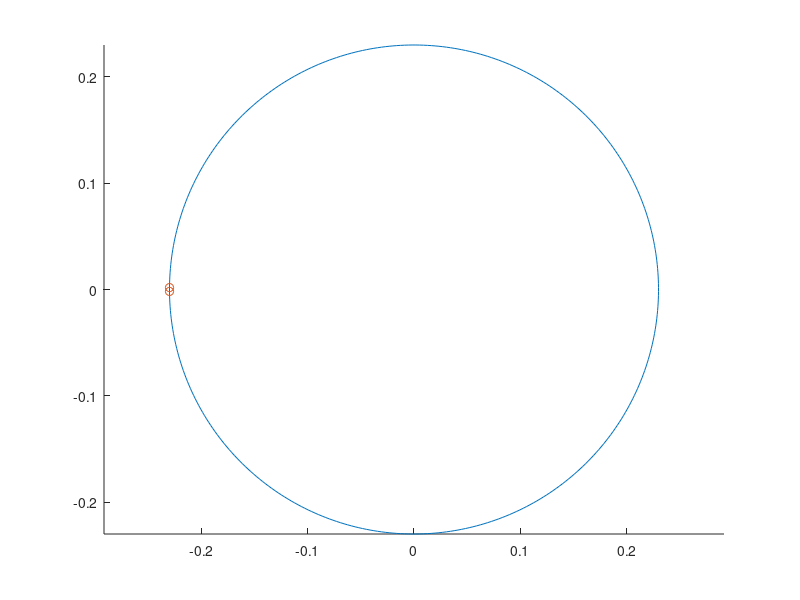

Here is the MATLAB script that generated this plot: (Note: this script raises an error after producing the figure.)
clc; clear; close all;
%
neq=2; mu=-0.05; b=-10; omega=1;
% neq=2; mu=-0.05; b=-0; omega=1;

% sub
% mu=-0.1;
p = [-1 0 1 0 mu 0];
r = roots(p);
r2=r(3);
r1=r(5);
r=r2;
om=1;
% b=1;
omEff=om+b*r^2;
f=omEff/2/pi;
T=1/f;
%
np=400;
np=np+2;
dt=T/(np-2);
g=zeros(2*np+1,1);
gstab=zeros(2*np,1);
J=zeros(2*np+1);
Jstab=zeros(2*np);
% J2=zeros(2*np);
u=zeros(2*np+1,1)+T;
% r=sqrt(-mu)
% r=0.05

phi0=0;%pi/8;
x=r*cos(linspace(phi0+0,phi0+2*pi,np)); %x=x+rand(1,length(x)).*x*0.1;
y=r*sin(linspace(phi0+0,phi0+2*pi,np)); %y=y+rand(1,length(y)).*y*0.1;
%
% x=r*cos(linspace(0,2*pi,np+1)); %x=x+rand(1,length(x)).*x*0.1;
% y=r*sin(linspace(0,2*pi,np+1)); %y=y+rand(1,length(y)).*y*0.1;
%
u(1:2:end-1)=x(1:end); u(2:2:end-1)=y(1:end);
% plot(x,y); axis equal;

uM=[];
uM=[uM,u];
%
% calc J and g
 for i=1:10
    for ip=1+1:np-1
    x=u(ip*2-1); y=u(ip*2); r=sqrt(x^2+y^2);
    ixp=mod(ip*2-1+neq-1,neq*np)+1; iyp=ixp+1;
    ixm=mod(ip*2-1-neq-1,neq*np)+1-neq*((ip*2-1-neq-1)<0); iym=ixm+1;
    
    xNext=u(ixp); yNext=u(iyp);
    xPrev=u(ixm); yPrev=u(iym);
    
    T=u(2*np+1); %dt=T/np; 
    ds=1/(np-1-1);
%     T=T; dt=T/np; ds=1/np;
    g(ip*2-1)=T*((mu+r^2-r^4)*x-y*(omega+b*r^2))+(xPrev-xNext)/ds/2;
    g(ip*2)=T*((mu+r^2-r^4)*y+x*(omega+b*r^2))+(yPrev-yNext)/ds/2;
    
    
    
    J(ip*2-1,ip*2-1)=T*((mu+r^2-r^4)+x*(2*x-2*r^2*2*x)-y*b*2*x);
    J(ip*2-1,ip*2)=T*(x*(2*y-2*r^2*2*y)-(omega+b*r^2)-y*(2*b*y));
    J(ip*2-1,ixp)=-1/ds/2;
    J(ip*2-1,ixm)=1/ds/2;
  
    J(ip*2,ip*2-1)=T*(y*(2*x-2*r^2*2*x)+(omega+b*r^2)+x*(2*b*x));
    J(ip*2,ip*2)=T*((mu+r^2-r^4)+y*(2*y-2*r^2*2*y)+x*b*2*y);
    J(ip*2,iyp)=-1/ds/2;
    J(ip*2,iym)=1/ds/2;

    %last column
    J(ip*2-1,end)=((mu+r^2-r^4)*x-y*(omega+b*r^2));
    J(ip*2,end)=((mu+r^2-r^4)*y+x*(omega+b*r^2));
  
    %jstab
% T=1;
% gstab(ip*2-1)=T*((mu+r^2-r^4)*x-y*(omega+b*r^2));
%     gstab(ip*2)=T*((mu+r^2-r^4)*y+x*(omega+b*r^2));
% 
%     Jstab(ip*2-1,ip*2-1)=T*((mu+r^2-r^4)+x*(2*x-2*r^2*2*x)-y*b*2*x);
%     Jstab(ip*2-1,ip*2)=T*(x*(2*y-2*r^2*2*y)-(omega+b*r^2)-y*(2*b*y));
% % %     J(ip*2-1,mod(ip*2-1+neq-1,neq*np)+1)=-1/ds/2;
% %     J(ip*2-1,mod(ip*2-1-neq-1,neq*np)+1)=1/ds/2;
%   
%     Jstab(ip*2,ip*2-1)=T*(y*(2*x-2*r^2*2*x)+(omega+b*r^2)+x*(2*b*x));
%     Jstab(ip*2,ip*2)=T*((mu+r^2-r^4)+y*(2*y-2*r^2*2*y)+x*b*2*y);
% %     J(ip*2,mod(ip*2+neq-1,neq*np)+1)=-1/ds/2;
% %     J(ip*2,mod(ip*2-neq-1,neq*np)+1)=1/ds/2;
% 
% %     %last column
% %     J(ip*2-1,end)=((mu+r^2-r^4)*x-y*(omega+b*r^2));
% %     J(ip*2,end)=((mu+r^2-r^4)*y+x*(omega+b*r^2));
% %   
%     
    end
    
    ip=1;
    x=u(ip*2-1); y=u(ip*2); r=sqrt(x^2+y^2);
    ix=ip*2-1; iy=ix+1;
    ixp=mod(ip*2-1+neq-1,neq*np)+1; iyp=ixp+1;
    ixm=mod(ip*2-1-neq-1,neq*np)+1-neq*((ip*2-1-neq-1)<0); iym=ixm+1;
    
    g(ix)=u(np*neq-1-neq)-u(ix);
    g(iy)=u(np*neq-neq)-u(iy);
    
    J(ix,ix)=-1; J(ix,np*neq-1-neq)=1; 
    J(iy,iy)=-1; J(iy,np*neq-neq)=1; 

    ip=np;
    x=u(ip*2-1); y=u(ip*2); r=sqrt(x^2+y^2);
    ix=ip*2-1; iy=ix+1;
    ixp=mod(ip*2-1+neq-1,neq*np)+1; iyp=ixp+1;
    ixm=mod(ip*2-1-neq-1,neq*np)+1-neq*((ip*2-1-neq-1)<0); iym=ixm+1;
    
    g(ix)=u(ix)-u(1+neq);
    g(iy)=u(iy)-u(2+neq);
    
  J(ix,ix)=1; J(ix,1+neq)=-1; 
  J(iy,iy)=1; J(iy,2+neq)=-1; 
    
%     J(ip*2-1,ip*2-1)=T*((mu+r^2-r^4)+x*(2*x-2*r^2*2*x)-y*b*2*x);
%     J(ip*2-1,ip*2)=T*(x*(2*y-2*r^2*2*y)-(omega+b*r^2)-y*(2*b*y));
%     J(ip*2-1,mod(ip*2-1+neq-1,neq*np)+1)=-1/ds/2;
%     J(ip*2-1,mod(ip*2-1-neq-1,neq*np)+1)=1/ds/2;
%   
%     J(ip*2,ip*2-1)=T*(y*(2*x-2*r^2*2*x)+(omega+b*r^2)+x*(2*b*x));
%     J(ip*2,ip*2)=T*((mu+r^2-r^4)+y*(2*y-2*r^2*2*y)+x*b*2*y);
%     J(ip*2,mod(ip*2+neq-1,neq*np)+1)=-1/ds/2;
%     J(ip*2,mod(ip*2-neq-1,neq*np)+1)=1/ds/2;

    %last column
%     J(ip*2-1,2*np+1)=((mu+r^2-r^4)*x-y*(omega+b*r^2));
%     J(ip*2,2*np+1)=((mu+r^2-r^4)*y+x*(omega+b*r^2));
    
%     %jstab
% T=1;
%   gstab(ip*2-1)=T*((mu+r^2-r^4)*x-y*(omega+b*r^2));
%     gstab(ip*2)=T*((mu+r^2-r^4)*y+x*(omega+b*r^2));
%     Jstab(ip*2-1,ip*2-1)=T*((mu+r^2-r^4)+x*(2*x-2*r^2*2*x)-y*b*2*x);
%     Jstab(ip*2-1,ip*2)=T*(x*(2*y-2*r^2*2*y)-(omega+b*r^2)-y*(2*b*y));
% % %     J(ip*2-1,mod(ip*2-1+neq-1,neq*np)+1)=-1/ds/2;
% %     J(ip*2-1,mod(ip*2-1-neq-1,neq*np)+1)=1/ds/2;
%   
%     Jstab(ip*2,ip*2-1)=T*(y*(2*x-2*r^2*2*x)+(omega+b*r^2)+x*(2*b*x));
%     Jstab(ip*2,ip*2)=T*((mu+r^2-r^4)+y*(2*y-2*r^2*2*y)+x*b*2*y);
% %     J(ip*2,mod(ip*2+neq-1,neq*np)+1)=-1/ds/2;
% %     J(ip*2,mod(ip*2-neq-1,neq*np)+1)=1/ds/2;
% 

    % last row
%     g(2*np+1)=(x-xNextNext)/ds/2;
%     J(2*np+1,mod(ip*2-1+neq*2-1,neq*np)+1)=-1/ds/2;
%     J(2*np+1,mod(ip*2-1-1,neq*np)+1)=1/ds/2;
    
    g(2*np+1)=(u(ix)-u(ixm))/ds;
    J(2*np+1,ix)=1/ds;
    J(2*np+1,ixm)=-1/ds;
%     
%  % last row
%     g(2*np+1)=y;
%     J(2*np+1,2*np)=1;
% %     J(2*np+1,mod(ip*2-neq-1,neq*np)+1)=1/ds/2;



    %
    du=-J\g;
   
    norm(du)
    u=u+du;
    uM=[uM,u];
 end
 % Fairgrieve part
A=J(1:end-1,1:end-1); B=[];
B(np*neq,np*neq)=1; B(np*neq-1,np*neq-1)=1;
B(2,np*neq-2)=1; B(1,np*neq-3)=1;
B(np*neq+1,np*neq+1)=0; B=B(1:end-1,1:end-1); %B=sparse(B);
% [evc,evs]=eigs(A,B,neq,"smallestabs"); evs=diag(evs)
% lam=1./(1-evs) % one of lambda should be 1
% exp=1./T*log(abs(lam))

%
[evc,evs]=eig(A,B); evs=diag(evs); b2=abs(evs)<Inf; evs=evs(b2) 
lam=1./(1-evs) % one of lambda should be 1
exp=1./T*log(abs(lam))
%%
hold on;
% u=u-du2;
axis equal;
plot(u(1:2:end-1),u(2:2:end-1)); 
plot(u(1:neq:3),u(2:neq:4),'o');
plot(u(end-2),u(end-1),'sq');

% ie=2;
% plot(u(1:2:end-1)+evc(1:2:end-1,ie),u(2:2:end-1)+evc(2:2:end-1,ie));

ie=2;
plot(u(1:2:end-1)+real(evc(1:2:end,ie)),u(2:2:end-1)+real(evc(2:2:end,ie)));
plot([u(1:2:end-1),u(1:2:end-1)+real(evc(1:2:end,ie))]',[u(2:2:end-1), u(2:2:end-1)+real(evc(2:2:end,ie))]');

% u=u1; plot(u(1:2:end-1),u(2:2:end-1))
% u=u2; plot(u(1:2:end-1),u(2:2:end-1))

% plot(u(1:2:end)+utang(1:2:end),u(2:2:end)+utang(2:2:end))
% plot([u(1:2:end), u(1:2:end)+utang(1:2:end)]',[u(2:2:end),u(2:2:end)+utang(2:2:end)]'); axis equal
% plot([u(1:2:end), u(1:2:end)+du(1:2:end)]',[u(2:2:end),u(2:2:end)+du(2:2:end)]','-o'); axis equal
% plot([u(1:2:end), u(1:2:end)+du(1:2:end)]',[u(2:2:end),u(2:2:end)+du(2:2:end)]','-x'); 
grid on; grid minor; axis equal;
xlabel("x"), ylabel("y"); title("subHopf mu=-0.05; b=-1; omega=1"); %legend("lambda = -1.6944","lambda = 0.0944")
% exportgraphics(gcf,"subHopfstab11.png","resolution",150);
% close all;

%% new stab - first ti
%  clc; clear;
% neq=2; mu=-0.05; b=-1; omega=1;

% g(ip*2-1)=T*((mu+r^2-r^4)*x-y*(omega+b*r^2))+(xPrev-xNext)/ds/2;
%     g(ip*2)=T*((mu+r^2-r^4)*y+x*(omega+b*r^2))+(yPrev-yNext)/ds/2;
%     
% subHopf = @(t,x) [(mu+(x(1)^2+x(2)^2)^2-(x(1)^2+x(2)^2)^4)*x(1)-x(2)*(omega+b*(x(1)^2+x(2)^2)^2);
%     (mu+(x(1)^2+x(2)^2)^2-(x(1)^2+x(2)^2)^4)*x(2)+x(1)*(omega+b*(x(1)^2+x(2)^2)^2)]; % Anonymous Function
%  [t,X] = rk4(@subhopfp, 10*np,T/(np-2),mu,b,om,0,[r;0],[0;0]);
T=abs(T);
 [t,X] = rk4(@subhopfp, 1000*np/10,T/(np-2)/10,mu,b,om,0,[r;0],[0;0]);
% T=1/0.868; [t,X] = ode45(lorenz, [0 :T/(np):1*T], [-5.6775    2.1838  134.4854]);
% plot3(X(:,1),X(:,2),X(:,3))
X=X';
close all;
hold on; 
plot(X(:,1),X(:,2))
plot(X(1,1),X(1,2),'-o')
plot(X(end,1),X(end,2),'-sq')
axis equal; axis square;

%%
close all
plot(t,sqrt(X(:,1).^2+X(:,2).^2)); hold on;
plot(t,(t+1)./(t+1)*r)

%% floquet
close all;
rr=sqrt(X(:,1).^2+X(:,2).^2);
r=rr(end);
semilogy(t,abs(rr-r),'-x'); hold on;
%%
close all;
% rl=log(abs(rr-r)); b=abs(rl)<inf; b(1:1900)=0;
rl=log(abs(rr-r)); b=abs(rl)<inf; b(10:end)=0;
a=polyfit(t(b),rl(b),1);
plot(t,rl); hold on;
plot(t(b),rl(b)); hold on;
plot(t,a(1)*t+a(2))
% xlim([0 2*max(t(b))])
a
%% Fairgrieve part
A=J;
B(np*neq,np*neq)=1; B(np*neq-1,np*neq-1)=1;
B(np*neq-2,np*neq-2)=1; B(np*neq-3,np*neq-3)=1;
B(np*neq+1,np*neq+1)=0; B=sparse(B);
[evc,evs]=eigs(A,B,neq,"smallestabs")
% lam=1./(1-evs) % one of lambda should be 1
% exp=1./T*log(abs(lam))


%% old stab
% n=gstab/norm(gstab);
n=reshape(reshape(gstab,[neq,np])./vecnorm(reshape(gstab,[neq,np])),[neq*np,1]);
P=eye(length(gstab))-n*n';
mask=[];
for i=1:np
mask=blkdiag(mask,ones(2,2));
end
P=P.*mask;

close all;
A=P*Jstab*P';
% A=Jstab;
% A=1/2*(Jstab+transpose(Jstab));
% A=J;
% A=J(1:end-1,1:end-1);
% B=eye(length(u));
% B(end,end)=0;
% ev=eig(A,B); plot(ev,'x'); grid on; hold on;
[evc,ev]=eig(A); ev=diag(ev); plot(real(ev),imag(ev),'o'); grid on; hold on; ev

%

%
% iev=1;
% ip=7;
% % iiev=iev+(ip-1)*2;
% iiev=1;
% % utang=evc(:,);
% utang=evc(:,iiev);
% 
% % ustab=u(1:end-1);
% 
% % utang=Jstab*ustab*0.1;
% 
% hold on;
% axis equal;
% plot(u(1:2:end-1),u(2:2:end-1));
% plot(u(1:2:end-1)+utang(1:2:end),u(2:2:end-1)+utang(2:2:end));
% plot([u(1:2:end-1)';u(1:2:end-1)'+utang(1:2:end)'],[u(2:2:end-1)';u(2:2:end-1)'+utang(2:2:end)']);
% % iiev=38; utang=evc(:,iiev); plot([u(1:2:end-1)';u(1:2:end-1)'+utang(1:2:end)'],[u(2:2:end-1)';u(2:2:end-1)'+utang(2:2:end)']);
% title("ip: "+num2str(ip)+" iev: "+num2str(iev)+" lam: "+num2str(ev(iiev)))

% utang=gstab;
% plot([u(1:2:end-1)';u(1:2:end-1)'+utang(1:2:end)'],[u(2:2:end-1)';u(2:2:end-1)'+utang(2:2:end)']);

% maybe global
clc; close all;
% JJ=eye(np*neq)+dt*A;
JJ=P+dt*A;

Jglob=eye(2);
for i=1:np
    Jglob=(JJ(1+(i-1)*neq:2+(i-1)*neq,1+(i-1)*neq:2+(i-1)*neq))*Jglob;
end
eig(Jglob)
exp(u(end)*max(ev))
